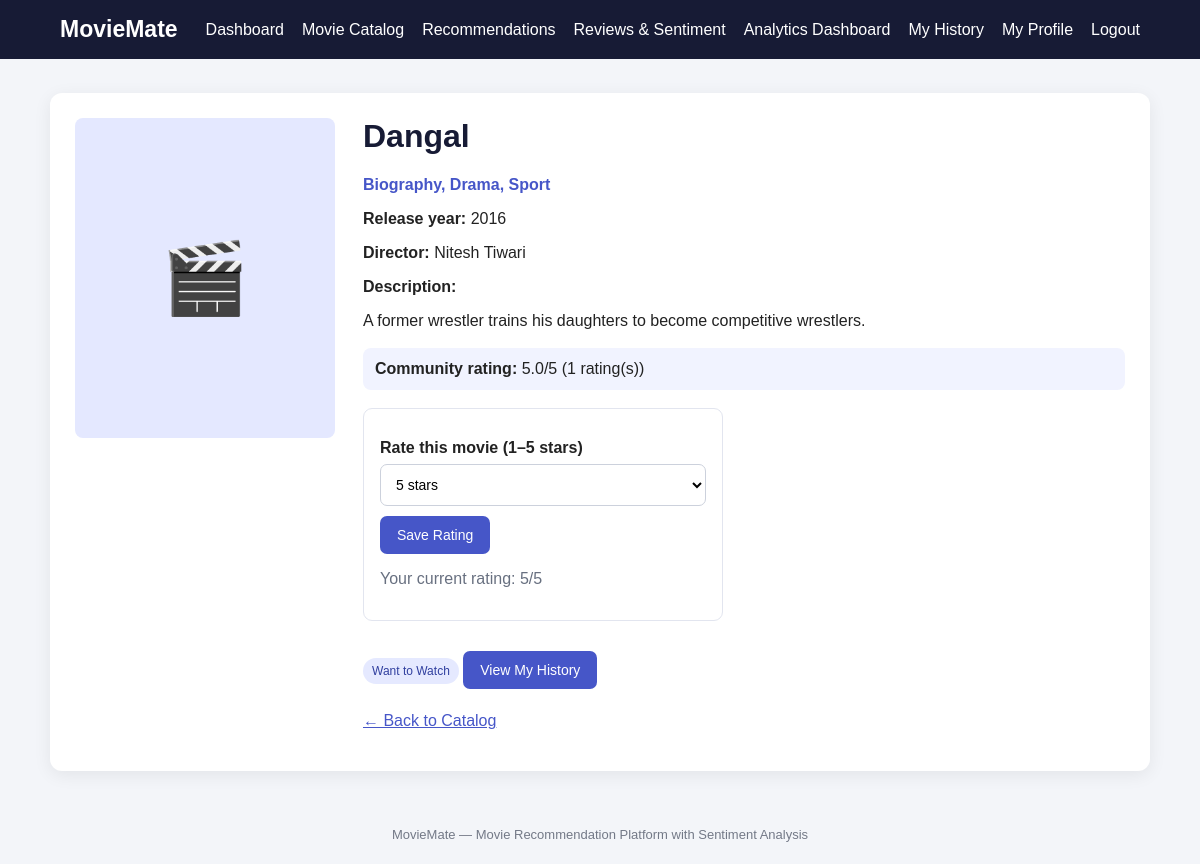
Page /movies/5 (signed in) on the committed database.
### tables this page shows
CREATE TABLE movies (
            id INTEGER PRIMARY KEY AUTOINCREMENT,
            title TEXT NOT NULL,
            genre TEXT NOT NULL,
            release_year INTEGER,
            director TEXT DEFAULT '',
            description TEXT DEFAULT '',
            poster_url TEXT DEFAULT '',
            created_at TIMESTAMP DEFAULT CURRENT_TIMESTAMP
        );

CREATE TABLE watch_history (
            id INTEGER PRIMARY KEY AUTOINCREMENT,
            user_id INTEGER NOT NULL,
            movie_id INTEGER NOT NULL,
            status TEXT NOT NULL DEFAULT 'Want to Watch'
                CHECK(status IN ('Want to Watch', 'Watched')),
            watched_on TEXT,
            added_at TIMESTAMP DEFAULT CURRENT_TIMESTAMP,
            UNIQUE(user_id, movie_id),
            FOREIGN KEY(user_id) REFERENCES users(id) ON DELETE CASCADE,
            FOREIGN KEY(movie_id) REFERENCES movies(id) ON DELETE CASCADE
        );

### app.py (the view)
@app.route("/movies/<int:movie_id>")
@login_required
def movie_detail(movie_id):
    db = get_db()
    movie = db.execute("SELECT * FROM movies WHERE id = ?", (movie_id,)).fetchone()
    if movie is None:
        flash("Movie not found.", "danger")
        return redirect(url_for("movies"))
    history = db.execute(
        """SELECT * FROM watch_history
           WHERE user_id = ? AND movie_id = ?""",
        (session["user_id"], movie_id)
    ).fetchone()
    rating_row = db.execute(
        "SELECT rating FROM ratings WHERE user_id = ? AND movie_id = ?",
        (session["user_id"], movie_id)
    ).fetchone()
    average_rating = db.execute(
        "SELECT AVG(rating) FROM ratings WHERE movie_id = ?", (movie_id,)
    ).fetchone()[0]
    rating_count = db.execute(
        "SELECT COUNT(*) FROM ratings WHERE movie_id = ?", (movie_id,)
    ).fetchone()[0]
    return render_template(
        "movie_detail.html", movie=movie, history=history,
        user_rating=rating_row["rating"] if rating_row else None,
        average_rating=average_rating, rating_count=rating_count
    )

### app.py (called while the page is built)
def get_db():
    if "db" not in g:
        g.db = sqlite3.connect(app.config["DATABASE"])
        g.db.row_factory = sqlite3.Row
        g.db.execute("PRAGMA foreign_keys = ON")
    return g.db

def login_required(view):
    @wraps(view)
    def wrapped_view(**kwargs):
        if "user_id" not in session:
            flash("Please log in to access that page.", "warning")
            return redirect(url_for("login"))
        return view(**kwargs)
    return wrapped_view

### templates/movie_detail.html (shortened to what this page needs)
{% extends "base.html" %}
{% block content %}
<div class="detail-card">
    <div class="detail-poster">
        {% if movie["poster_url"] %}
            <img src="{{ movie['poster_url'] }}" alt="Poster for {{ movie['title'] }}">
        {% else %}
            <div class="poster-placeholder">🎬</div>
        {% endif %}
    </div>
    <div class="detail-content">
        <h1>{{ movie["title"] }}</h1>
        <p class="genre">{{ movie["genre"] }}</p>
        <p><strong>Release year:</strong> {{ movie["release_year"] or "Not available" }}</p>
        <p><strong>Director:</strong> {{ movie["director"] or "Not available" }}</p>
        <p><strong>Description:</strong></p>
        <p>{{ movie["description"] or "No description available." }}</p>
        <div class="rating-summary">
            <strong>Community rating:</strong>
            {% if average_rating is not none %}
                {{ "%.1f"|format(average_rating) }}/5 ({{ rating_count }} rating(s))
            {% else %}
                Not rated yet
            {% endif %}
        </div>
        <form class="rating-form" method="POST" action="{{ url_for('save_rating', movie_id=movie['id']) }}">
            <label for="rating">Rate this movie (1–5 stars)</label>
            <select id="rating" name="rating" required>
                {% for value in range(1, 6) %}
                    <option value="{{ value }}" {% if user_rating == value %}selected{% endif %}>
                        {{ value }} star{% if value != 1 %}s{% endif %}
                    </option>
                {% endfor %}
            </select>
            <button type="submit">Save Rating</button>
            {% if user_rating %}
                <p class="muted">Your current rating: {{ user_rating }}/5</p>
            {% endif %}
        </form>
        {% if history %}
            <p class="status">{{ history["status"] }}</p>
            <a class="button-link" href="{{ url_for('history') }}">View My History</a>
        {% else %}
            <form method="POST" action="{{ url_for('add_to_history', movie_id=movie['id']) }}">
                <button type="submit">Add to My Watchlist</button>
            </form>
        {% endif %}
        <p><a href="{{ url_for('movies') }}">← Back to Catalog</a></p>
    </div>
</div>
{% endblock %}

### static/style.css (style rules this page uses)
* { box-sizing: border-box; }
body { margin: 0; font-family: Arial, Helvetica, sans-serif; background: #f3f5f9; color: #222; }
.form-card, .info-card, .notice, .welcome, .stat-card, .movie-card, .detail-card, .empty-state { background: white; padding: 25px; border-radius: 12px; box-shadow: 0 4px 18px rgba(0,0,0,.07); }
h1 { margin-top: 0; color: #171b35; }
.muted { color: #687080; }
label { display: block; margin: 14px 0 7px; font-weight: bold; }
input, textarea, select { width: 100%; padding: 11px; border: 1px solid #ccd1dc; border-radius: 7px; font-size: 14px; background: white; }
button, .button-link { display: inline-block; padding: 11px 17px; border: 0; border-radius: 7px; background: #4656c8; color: white; font-size: 14px; text-decoration: none; cursor: pointer; }
button { margin-top: 16px; }
.button-link { margin-top: 12px; }
a { color: #4656c8; }
.genre { color: #4656c8 !important; font-weight: bold; }
.status { display: inline-block; background: #e5e9ff; color: #303f9f; padding: 6px 9px; border-radius: 20px; font-size: 12px; }
.detail-card { display: grid; grid-template-columns: 260px 1fr; gap: 28px; }
.poster-placeholder { height: 320px; display: grid; place-items: center; background: #e4e8ff; border-radius: 8px; font-size: 70px; }
.rating-summary { margin: 18px 0 10px; padding: 12px; background: #f1f3ff; border-radius: 8px; }
.rating-form { max-width: 360px; margin: 18px 0; padding: 16px; border: 1px solid #e2e5ef; border-radius: 9px; }
.rating-form button { margin-top: 10px; }

### rows in the picture
movies: title "Dangal", genre "Biography, Drama, Sport", release_year "2016", director "Nitesh Tiwari", description "A former wrestler trains his daughters to become competitive wrestlers."
watch_history: status "Want to Watch"

### other values in the picture
{{ "%.1f"|format(average_rating) }} "5.0"
{{ rating_count }} "1"
{{ user_rating }} "5"
form field rating "5 stars"
